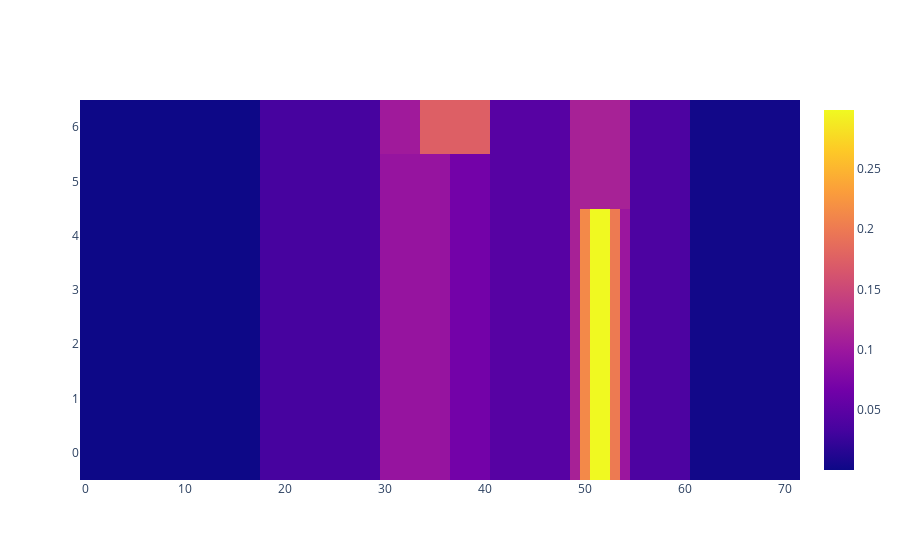

Notebook cell for this chart:
### Code cell
def check_in_box(box, point):
    for i, v in enumerate(point):
        if v < box[0][i] or v > box[1][i]:
            return False
    return True
    
groups = {}
box = []
leaves = regressor.apply(reg_x)
for i,l in enumerate(leaves):
    if l not in groups:
        groups[l] = {"coors": [reg_x[i]], "tot_dis": np.array(reg_y[i]), "cnt": 1}
    else:
        groups[l]["coors"].append(reg_x[i])
        groups[l]["tot_dis"] += reg_y[i]
        groups[l]["cnt"] += 1
for g, points in groups.items():
    box.append({})
    box[-1]["box"] = bounding_box(points["coors"])
    box[-1]["dis"] = points["tot_dis"] / points["cnt"] 


on_rate_group = np.full(ctx_info.get_ctx_space_shape(), -0.1)
for i in range(ctx_info.get_ctx_space_shape()[0]):
    for j in range(ctx_info.get_ctx_space_shape()[1]):
        test = False
        for b in box:
            if check_in_box(b["box"], [i,j]):
                test = True
                on_rate_group[i,j] = b["dis"][0]
                break
        if not test:
            print((i,j))
fig = go.Figure(data=go.Heatmap(z=np.transpose(on_rate_group)))
fig.show()

### Figure 1 — Plotly figure (JSON) as saved in the notebook; plotly's stock layout.template omitted (floating-point values rounded to 4 significant figures; data arrays with more than 128 entries replaced by an {"elided": "..."} marker saying what was removed)
{"data": [{"type": "heatmap", "z": {"elided": "7x72 float values"}}], "layout": {}}
